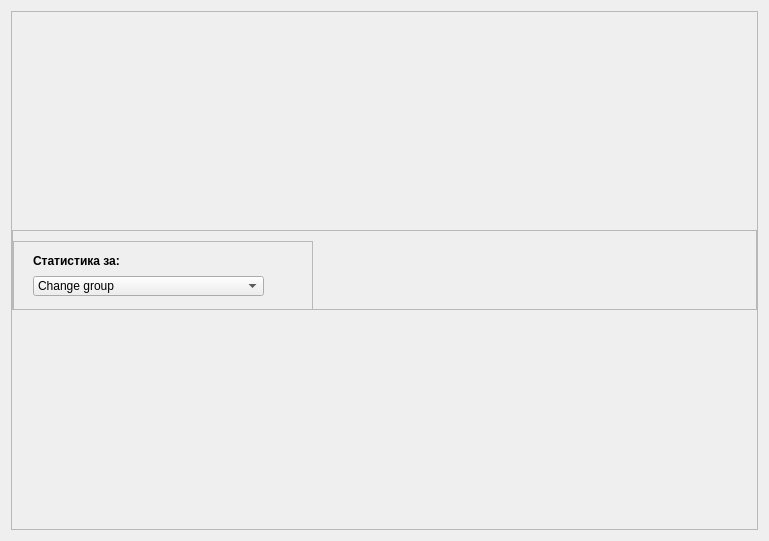
<?xml version="1.0" encoding="UTF-8"?>
<ui version="4.0">
 <class>GroupStatisticsWindow</class>
 <widget class="QWidget" name="GroupStatisticsWindow">
  <property name="geometry">
   <rect>
    <x>0</x>
    <y>0</y>
    <width>769</width>
    <height>541</height>
   </rect>
  </property>
  <property name="windowTitle">
   <string>Form</string>
  </property>
  <layout class="QHBoxLayout" name="horizontalLayout">
   <item>
    <widget class="QFrame" name="mainFrame">
     <property name="sizePolicy">
      <sizepolicy hsizetype="Expanding" vsizetype="Expanding">
       <horstretch>0</horstretch>
       <verstretch>0</verstretch>
      </sizepolicy>
     </property>
     <property name="minimumSize">
      <size>
       <width>0</width>
       <height>0</height>
      </size>
     </property>
     <property name="frameShape">
      <enum>QFrame::StyledPanel</enum>
     </property>
     <property name="frameShadow">
      <enum>QFrame::Raised</enum>
     </property>
     <layout class="QVBoxLayout" name="verticalLayout_2">
      <property name="spacing">
       <number>-1</number>
      </property>
      <property name="leftMargin">
       <number>0</number>
      </property>
      <property name="topMargin">
       <number>0</number>
      </property>
      <property name="rightMargin">
       <number>0</number>
      </property>
      <property name="bottomMargin">
       <number>0</number>
      </property>
      <item>
       <widget class="QFrame" name="selectInfoLabel">
        <property name="sizePolicy">
         <sizepolicy hsizetype="Preferred" vsizetype="Fixed">
          <horstretch>0</horstretch>
          <verstretch>0</verstretch>
         </sizepolicy>
        </property>
        <property name="minimumSize">
         <size>
          <width>0</width>
          <height>80</height>
         </size>
        </property>
        <property name="maximumSize">
         <size>
          <width>16777215</width>
          <height>80</height>
         </size>
        </property>
        <property name="frameShape">
         <enum>QFrame::StyledPanel</enum>
        </property>
        <property name="frameShadow">
         <enum>QFrame::Raised</enum>
        </property>
        <layout class="QHBoxLayout" name="horizontalLayout_2">
         <property name="leftMargin">
          <number>0</number>
         </property>
         <property name="topMargin">
          <number>10</number>
         </property>
         <property name="rightMargin">
          <number>0</number>
         </property>
         <property name="bottomMargin">
          <number>0</number>
         </property>
         <item>
          <widget class="QFrame" name="leftUpFrame">
           <property name="minimumSize">
            <size>
             <width>300</width>
             <height>80</height>
            </size>
           </property>
           <property name="maximumSize">
            <size>
             <width>300</width>
             <height>80</height>
            </size>
           </property>
           <property name="frameShape">
            <enum>QFrame::StyledPanel</enum>
           </property>
           <property name="frameShadow">
            <enum>QFrame::Raised</enum>
           </property>
           <widget class="QLabel" name="nameLabel">
            <property name="geometry">
             <rect>
              <x>20</x>
              <y>10</y>
              <width>401</width>
              <height>21</height>
             </rect>
            </property>
            <property name="styleSheet">
             <string notr="true">font-weight: bold</string>
            </property>
            <property name="text">
             <string>&lt;html&gt;&lt;head/&gt;&lt;body&gt;&lt;p&gt;&lt;span style=&quot; font-weight:700;&quot;&gt;Статистика за:&lt;/span&gt;&lt;/p&gt;&lt;/body&gt;&lt;/html&gt;</string>
            </property>
           </widget>
           <widget class="QComboBox" name="groupComboBox">
            <property name="geometry">
             <rect>
              <x>20</x>
              <y>35</y>
              <width>231</width>
              <height>20</height>
             </rect>
            </property>
            <item>
             <property name="text">
              <string>Change group</string>
             </property>
            </item>
           </widget>
          </widget>
         </item>
         <item>
          <spacer name="horizontalSpacer">
           <property name="orientation">
            <enum>Qt::Horizontal</enum>
           </property>
           <property name="sizeType">
            <enum>QSizePolicy::Expanding</enum>
           </property>
           <property name="sizeHint" stdset="0">
            <size>
             <width>50</width>
             <height>20</height>
            </size>
           </property>
          </spacer>
         </item>
        </layout>
       </widget>
      </item>
      <item>
       <spacer name="verticalSpacer">
        <property name="orientation">
         <enum>Qt::Vertical</enum>
        </property>
        <property name="sizeType">
         <enum>QSizePolicy::Fixed</enum>
        </property>
        <property name="sizeHint" stdset="0">
         <size>
          <width>20</width>
          <height>0</height>
         </size>
        </property>
       </spacer>
      </item>
      <item>
       <layout class="QHBoxLayout" name="specialChart"/>
      </item>
     </layout>
    </widget>
   </item>
  </layout>
 </widget>
 <resources/>
 <connections/>
</ui>
